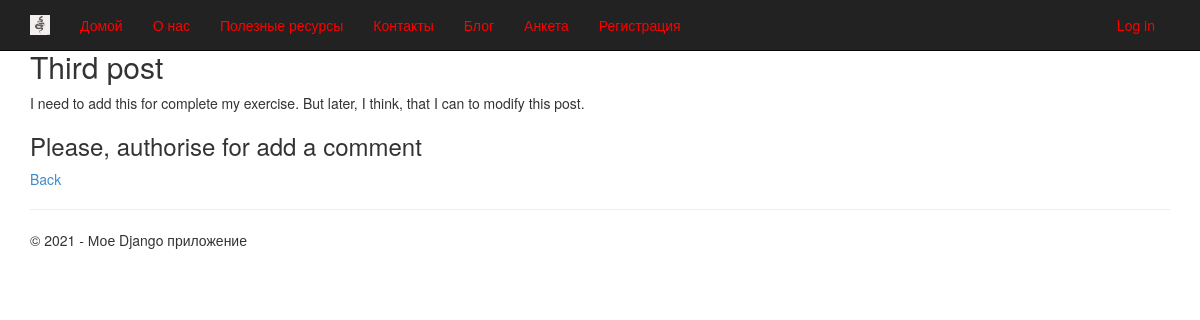
/3/, run on an earlier commit of the app's database.
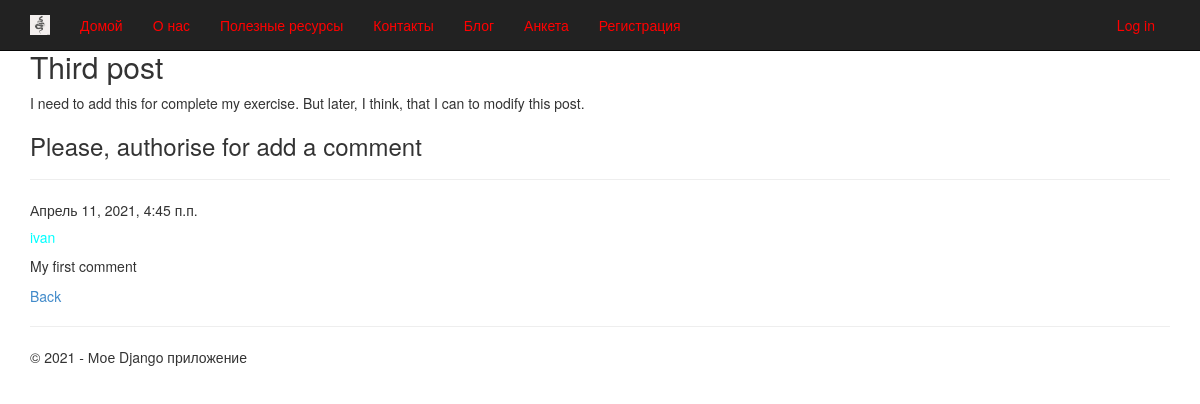
And on a later commit of the database.
### app/models.py (models this page shows, shortened)
class Comment(models.Model):
    text = models.TextField(verbose_name = "Comment")
    date = models.DateTimeField(default=datetime.now(), db_index=True, verbose_name='Date')
    author = models.ForeignKey(User, on_delete=models.CASCADE, verbose_name='Author')
    post = models.ForeignKey(Blog, on_delete=models.CASCADE, verbose_name='Post')
    class Meta:
        db_table = 'Comments'
        verbose_name = 'Comment'
        verbose_name_plural = 'Comments for blog posts'
        ordering = ['-date']

### app/views.py (the view)
# urls.py: url(r'^(?P<parametr>\d+)/$', app.views.blogpost, name='blogpost'),
def blogpost(request, parametr):
    post_1 = Blog.objects.get(id=parametr)      # query for choose specific post by parametr
    comments = Comment.objects.filter(post=parametr)
    if request.method == 'POST': # after send data to server by method - POST
        form = CommentForm(request.POST)
        if form.is_valid():
            comment_f = form.save(commit=False)
            comment_f.author = request.user # добавляем (так как этого поля нет в форме) в модель Комментария (Comment)
            comment_f.date = datetime.now() # добавляем в модель Комментария (Comment) текущую дату
            comment_f.post = Blog.objects.get(id=parametr) # добавляем в модель Комментария (Comment) статью, для которой данный комментарий
            comment_f.save() # сохраняем изменения после добавления полей
            return redirect('blogpost', parametr=post_1.id) # переадресация на ту же страницу статьи после отправки комментария
    else:
        form = CommentForm() # создание формы для ввода комментария
    assert isinstance(request, HttpRequest)
    return render(
        request,
        'app/blogpost.html',
        {
            'post_1': post_1,             # transfer specific post for template of web-page
            'comments': comments,
            'form': form,
            'year': datetime.now().year,
        }
    )

### app/templates/app/blogpost.html
﻿{% extends "app/layout.html" %}
{% block content %}
    <h2> {{ post_1.title }}</h2>
    <p> {{ post_1.content|linebreaksbr }} </p>
    {% if user.is_authenticated %}
        <h3>Add Comment</h3>
        <form method="post">
            {% csrf_token %}        # protect from CSRF attacks
            <div>
                {{ form.as_p }}
                <button type="submit" class="save btn btn-default">Send Comment</button>
            </div>
        </form>
    {% else %}
        <h3>Please, authorise for add a comment</h3>
    {% endif %}
    {% for comment in comments %}
        <hr />
        <h7> {{ comment.date }} </h7>
        <h5> {{ comment.author }} </h5>
        <p> {{ comment.text|linebreaksbr }} </p>
    {% endfor %}
    <p><a href="{% url 'blog' %}"> Back </a></p>
{% endblock %}

What changed in the data, as far as the page shows it:
added Comment: date "Апрель 11, 2021, 4:45 п.п.", author "ivan", text "My first comment"
